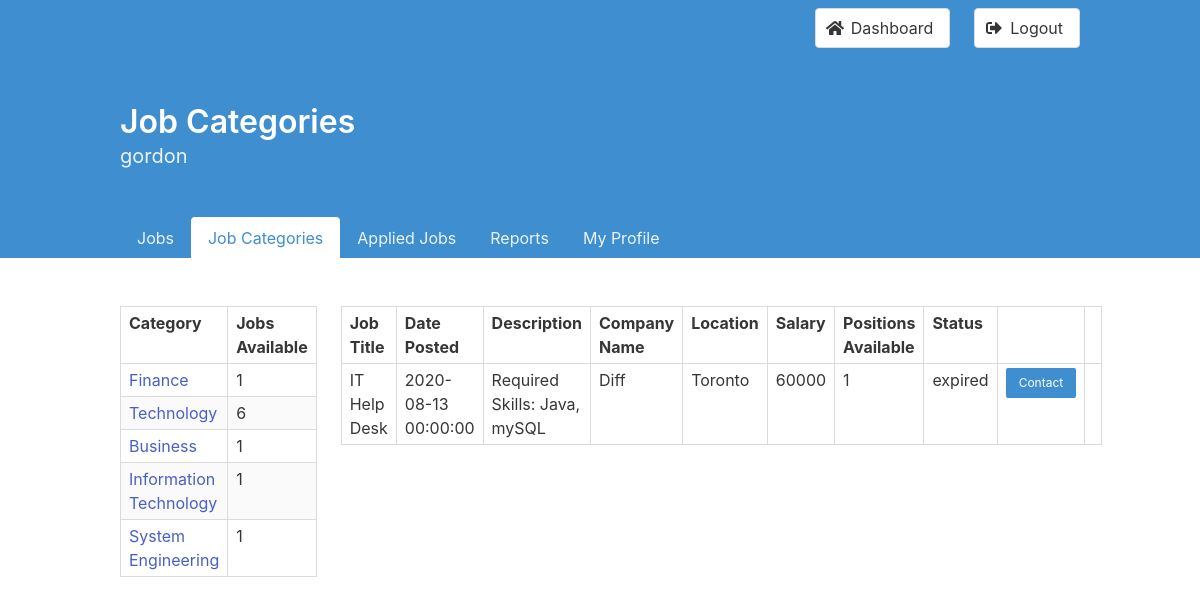
The page /categories?showCategoryJobs=4 (signed in) on the database its author committed.
### tables this page shows
CREATE TABLE Job_Categories_List
(
    jobCategoriesID int          NOT NULL AUTO_INCREMENT PRIMARY KEY,
    categoryName    varchar(255) NOT NULL UNIQUE
);

CREATE TABLE Jobs
(
    jobID              int          NOT NULL AUTO_INCREMENT PRIMARY KEY,
    userID             varchar(255) NOT NULL,
    locationID         int          NOT NULL,
    title              varchar(255) NOT NULL,
    salary             int          NOT NULL,
    description        longtext,
    positionsAvailable int          NOT NULL,
    datePosted         timestamp    NOT NULL      DEFAULT CURRENT_TIMESTAMP,
    status             enum ('active', 'expired') DEFAULT 'active',
    FOREIGN KEY (userID) REFERENCES Users (userID) ON DELETE CASCADE,
    FOREIGN KEY (locationID) REFERENCES Location (locationID)
);

CREATE TABLE Profiles
(
    userID         varchar(255) NOT NULL PRIMARY KEY,
    locationID     int,
    companyName    varchar(255),
    firstName      varchar(255),
    lastName       varchar(255),
    profession     varchar(255),
    gender         varchar(255),
    displayPicture varchar(255),
    resume         varchar(255),
    phoneNumber    varchar(255),
    dateOfBirth    date,
    FOREIGN KEY (userID) REFERENCES Users (userID) ON DELETE CASCADE,
    FOREIGN KEY (locationID) REFERENCES Location (locationID)
);

CREATE TABLE Location
(
    locationID int NOT NULL AUTO_INCREMENT PRIMARY KEY,
    address    varchar(255),
    city       varchar(255),
    postalCode varchar(255),
    province   varchar(255)
);

### controller/categories.php (called while the page is built, shortened)
<?php
require "model/JobCategoriesList.php";
require "model/Jobs.php";
class CategoriesController
{
  public $jobCategoriesList;
  public $jobs;
  public function __construct()
  {
    $this->jobCategoriesList = new JobCategoriesList();
    $this->jobs = new Jobs();
  }
  public function invoke()
  {
    if (isset($_GET['showCategoryJobs'])) {
      $jobs = $this->jobs->getCategoryJobs($_GET['showCategoryJobs'], $_SESSION['username']);
    }
    $categories = $this->jobCategoriesList->getCategories();
    include 'view/categories.php';
  }
}

### model/Database.php (called while the page is built, shortened)
<?php
class Database
{
  private $_host = '127.0.0.1';
  private $_user = 'gxc353_1';
  private $_pass = 'temp_password';
  private $_name = 'gxc353_1';
  private $_databaseHandler;
  private $_statement;
  public function __construct()
  {
    $dsn = 'mysql:host=' . $this->_host . ';dbname=' . $this->_name;
    $options = [
      PDO::ATTR_EMULATE_PREPARES => false,
      PDO::ATTR_ERRMODE => PDO::ERRMODE_EXCEPTION,
      PDO::ATTR_PERSISTENT => true,
    ];
    try {
      $this->_databaseHandler = new PDO($dsn, $this->_user, $this->_pass, $options);
    } catch (PDOException $e) {
      $this->_error = $e->getMessage();
      echo "<p class=\"has-text-black has-background-warning\">$this->_error</p>";
    }
  }
  public function query($sql)
  {
    $this->_statement = $this->_databaseHandler->prepare($sql);
  }
  public function bind($param, $value, $type = null)
  {
    $this->_statement->bindValue($param, $value, $type);
  }
  public function execute()
  {
    return $this->_statement->execute();
  }
  public function fetchAll()
  {
    $this->execute();
    return $this->_statement->fetchAll(PDO::FETCH_OBJ);
  }
}

### model/JobCategoriesList.php (called while the page is built, shortened)
<?php
require_once "model/Database.php";
class JobCategoriesList
{
  private $_db;
  public function __construct()
  {
    $this->_db = new Database();
  }
  public function getCategories()
  {
    $sql = "SELECT jobCategoriesID, categoryName, COUNT(jobID) as numPostings
      FROM Job_Categories_List JOIN Job_Categories ON Job_Categories_List.jobCategoriesID = Job_Categories.jobCategoryID
      GROUP BY jobCategoriesID, categoryName";
    $this->_db->query($sql);
    return $this->_db->fetchAll();
  }
}

### model/Jobs.php (called while the page is built, shortened)
<?php
require_once "model/Database.php";
class Jobs
{
  private $_db;
  public function __construct()
  {
    $this->_db = new Database();
  }
  public function getCategoryJobs($categoryID, $username)
  {
    $sql = "SELECT title, datePosted, description, companyName, Jobs.userID, city, salary, positionsAvailable, status, firstName, lastName, phoneNumber, email, Jobs.jobID, EC.categoryName,
    IF(EXISTS(SELECT * FROM Applications WHERE Applications.userID = :username AND Applications.jobID = Jobs.jobID), TRUE, FALSE) AS applied
    FROM Jobs
    JOIN Location ON Jobs.locationID = Location.locationID
    JOIN Profiles ON Profiles.userID = Jobs.userID
    JOIN Users ON Users.userID = Jobs.userID
    JOIN Job_Categories JC on Jobs.jobID = JC.jobID
    JOIN Employer_Categories EC ON Jobs.userID = EC.userID
    JOIN Job_Categories_List JCL on JC.jobCategoryID = JCL.jobCategoriesID
    WHERE jobCategoriesID = :categoryID";
    $this->_db->query($sql);
    $this->_db->bind(':categoryID', $categoryID, PDO::PARAM_INT);
    $this->_db->bind(':username', $username, PDO::PARAM_STR);
    return $this->_db->fetchAll();
  }
}

### templates/contactModal.php (the view, shortened to what this page needs)
<a class="button is-small is-info" id="contact-btn-<?php echo "$obj->jobID"; ?>">Contact</a>

### view/categories.php (shortened to what this page needs)
<head>
</head>
<body>
  <?php
  require "templates/hero.php";
  ?>
  <section class="section">
    <div class="container">
      <div class="columns">
        <div class="column">
          <table class="table is-bordered is-striped is-narrow is-hoverable">
            <thead>
              <tr>
                <th>Category</th>
                <th>Jobs Available</th>
              </tr>
            </thead>
            <tbody>
              <?php
              if (isset($categories)) {
                foreach ($categories as $index => $obj) {
                  echo '<tr>';
                  echo '<td>';
                  echo "<a class=\"is-info\" href=\"categories?showCategoryJobs=$obj->jobCategoriesID\">";
                  echo "$obj->categoryName";
                  echo '</a>';
                  echo "<td>$obj->numPostings</td>";
                  echo '</tr>';
                }
              }
              ?>
            </tbody>
          </table>
        </div>
        <div class="column">
          <?php
          if (isset($jobs)) {
            include 'templates/jobsTable.php';
          }
          ?>
        </div>
      </div>
    </div>
  </section>
</body>

### templates/jobsTable.php
<table class="table is-bordered is-striped is-narrow is-hoverable is-fullwidth">
  <thead>
    <tr>
      <th>Job Title</th>
      <th>Date Posted</th>
      <th>Description</th>
      <th>Company Name</th>
      <th>Location</th>
      <th>Salary</th>
      <th>Positions Available</th>
      <th>Status</th>
      <th></th>
      <th></th>
    </tr>
  </thead>
  <tbody>
    <?php
    foreach ($jobs as $index => $obj) {
      echo '<tr>';
      echo "<td>$obj->title</td>";
      echo "<td>$obj->datePosted</td>";
      echo "<td>$obj->description</td>";
      echo "<td>$obj->companyName</td>";
      echo "<td>$obj->city</td>";
      echo "<td>$obj->salary</td>";
      echo "<td>$obj->positionsAvailable</td>";
      echo "<td>$obj->status</td>";
      echo '<td>';
      include "templates/contactModal.php";
      echo '</td>';
      if (strcasecmp($obj->status, 'active') == 0) {
        echo '<td>';
        if ($obj->applied) {
          if (strcasecmp($fromPage, "categories") == 0) {
            echo "<a class=\"button is-small is-warning\" href=\"categories?jobWithdraw={$obj->jobID}&showCategoryJobs=$previousCategory\">";
          } else {
            if (isset($previousSearch)) {
              echo "<a class=\"button is-small is-warning\" href=\"jobs?jobWithdraw={$obj->jobID}&searchKeyword=$previousSearch\">";
            } else {
              echo "<a class=\"button is-small is-warning\" href=\"jobs?jobWithdraw=$obj->jobID\">";
            }
          }
          echo 'Withdraw';
        } else {
          if (strcasecmp($fromPage, "categories") == 0) {
            echo "<a class=\"button is-small is-success\" href=\"categories?jobApply={$obj->jobID}&showCategoryJobs=$previousCategory\">";
          } else {
            if (isset($previousSearch)) {
              echo "<a class=\"button is-small is-success\" href=\"jobs?jobApply={$obj->jobID}&searchKeyword=$previousSearch\">";
            } else {
              echo "<a class=\"button is-small is-success\" href=\"jobs?jobApply=$obj->jobID\">";
            }
          }
          echo 'Apply';
        }
        echo '</a>';
        echo '</td>';
      } else {
        echo '<td>';
        echo '</td>';
      }
      echo '</tr>';
    }
    ?>
  </tbody>
</table>

### rows shown on the page
job_categories_list: categoryName "Finance", numPostings "1"
job_categories_list: categoryName "Technology", numPostings "6"
job_categories_list: categoryName "Business", numPostings "1"
job_categories_list: categoryName "Information Technology", numPostings "1"
job_categories_list: categoryName "System Engineering", numPostings "1"
jobs: title "IT Help Desk", datePosted "2020-08-13 00:00:00", description "Required Skills: Java, mySQL", profiles.companyName "Diff", locationID.city "Toronto", salary "60000", positionsAvailable "1", status "expired"

### other values the page prints
$heroTitle "Job Categories"
$_SESSION["username"] "gordon"
